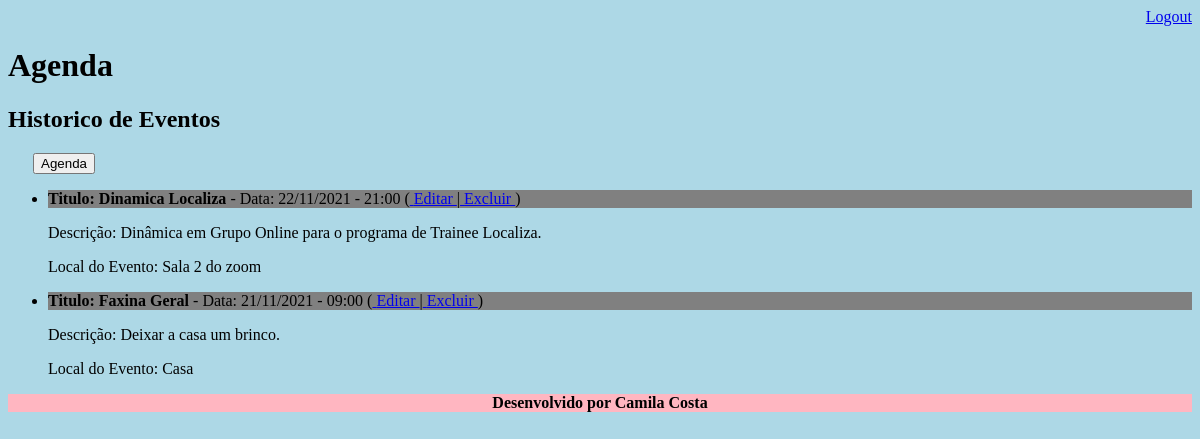
Page /agenda/historico (signed in) on the earlier database version.
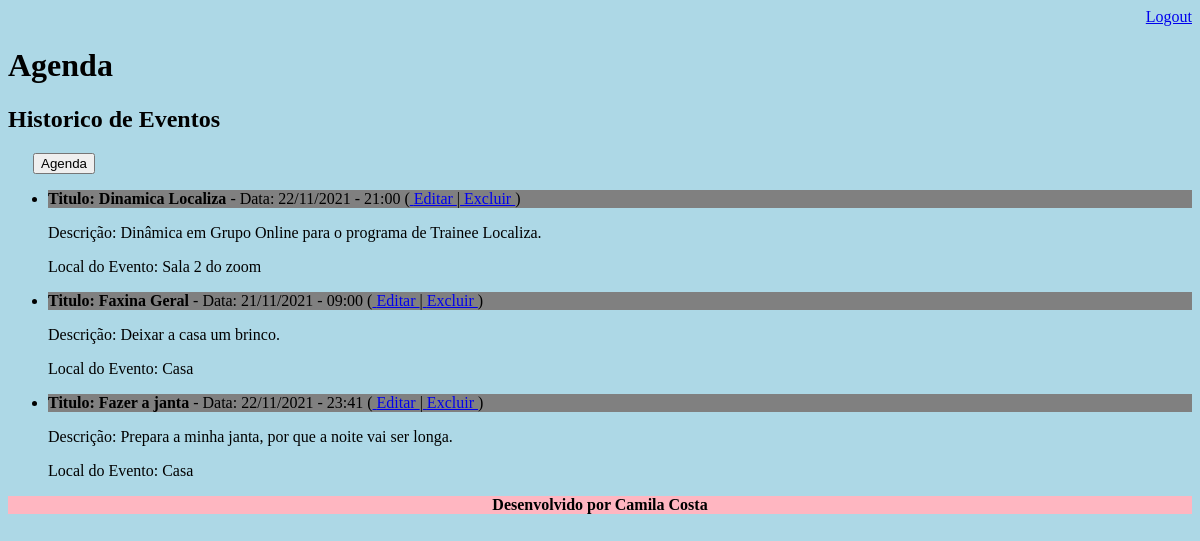
Same page on the later database version.
### core/models.py (models this page shows, shortened)
class Evento(models.Model):
    titulo = models.CharField(max_length=100)
    descricao = models.TextField(blank=True, null=True)
    local = models.CharField(max_length=100, blank=True, null=True)
    data_evento = models.DateTimeField(verbose_name='Data do Evento')
    data_criacao = models.DateTimeField(verbose_name='Data da Criação', auto_now=True)
    usuario = models.ForeignKey(User, on_delete=models.CASCADE)
    class Meta:
        db_table = 'evento'
    def get_data_evento(self):
        return self.data_evento.strftime('%d/%m/%Y - %H:%M')

### core/views.py (the view)
# urls.py: path('agenda/historico', views.lista_historico),
@login_required(login_url='/login/')
def lista_historico(request):
    usuario = request.user
    data_atual = datetime.now() - timedelta(hours=3)
    evento = Evento.objects.filter(usuario=usuario,
                                   data_evento__lt=data_atual)
    dados = {'eventos': evento}
    return render(request, 'historico.html', dados)

### Templates/historico.html
{% extends "model-page.html" %}
{% block content %}
    <h2>Historico de Eventos</h2>
    <a href="/agenda" style="margin-left: 25px">
        <button type="button" >Agenda</button>
    </a>
    <ul style="font-size": 18px>
    {% for evento in eventos %}
        <li>
            <div style="background-color: grey">
                <b> Titulo: {{evento.titulo}}</b> - Data: {{evento.get_data_evento}}
                (<a href="evento/?id={{ evento.id }}"> Editar </a>
                |<a href="evento/delete/{{ evento.id }}"> Excluir </a>)
            </div>
        </li>
        <p> Descrição: {{evento.descricao}} </p>
        <p> Local do Evento: {{evento.local}} </p>
    {% endfor%}
    </ul>
{% endblock %}

Differences in the rows shown:
added Evento: titulo "Fazer a janta", get_data_evento "22/11/2021 - 23:41", descricao "Prepara a minha janta, por que a noite vai ser longa.", local "Casa"
